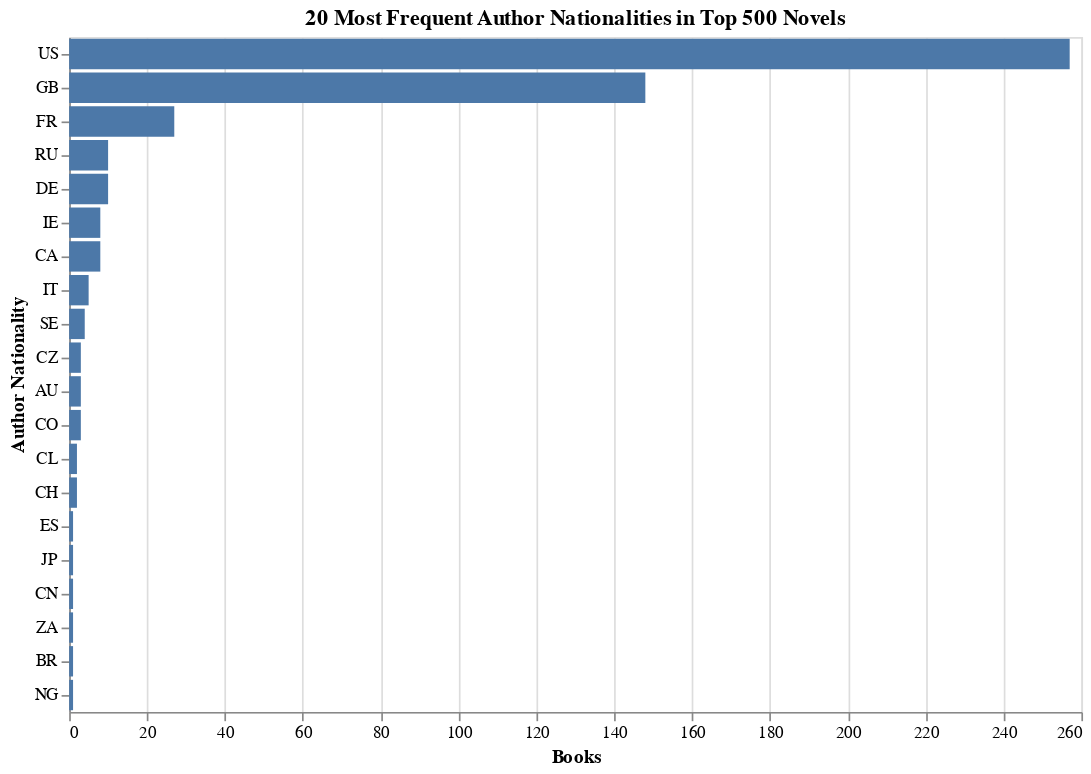

The cell this chart's notebook holds for it:
### Markdown cell above
## Distribution of Countries Where Top 500 Novel Authors are From

### Code cell
# replace missing values with unknown
df['author_nationality'].fillna('Unknown', inplace=True)

# frequency of each nationality
nationality_counts = df['author_nationality'].value_counts().reset_index()
nationality_counts.columns = ['author_nationality', 'count']

# bar graph to visualize top 20 nationalities
top_nationalities_chart = alt.Chart(nationality_counts.head(20)).mark_bar().encode(
    x=alt.X('count:Q', title='Books'),
    y=alt.Y('author_nationality:N', sort='-x', title='Author Nationality'),
    tooltip=['author_nationality', 'count']
).properties(
    title="20 Most Frequent Author Nationalities in Top 500 Novels",
    width=600,
    height=400
)

top_nationalities_chart

### Figure 1 — Vega-Lite specification as saved in the notebook (floating-point values rounded to 4 significant figures)
{"config": {"view": {"continuousWidth": 300, "continuousHeight": 300}}, "data": {"name": "data-6869a03dc1a778dcd8b37bd73143d370"}, "mark": {"type": "bar"}, "encoding": {"tooltip": [{"field": "author_nationality", "type": "nominal"}, {"field": "count", "type": "quantitative"}], "x": {"field": "count", "title": "Books", "type": "quantitative"}, "y": {"field": "author_nationality", "sort": "-x", "title": "Author Nationality", "type": "nominal"}}, "height": 400, "title": "20 Most Frequent Author Nationalities in Top 500 Novels", "width": 600, "$schema": "https://vega.github.io/schema/vega-lite/v5.20.1.json", "datasets": {"data-6869a03dc1a778dcd8b37bd73143d370": [{"author_nationality": "US", "count": 257}, {"author_nationality": "GB", "count": 148}, {"author_nationality": "FR", "count": 27}, {"author_nationality": "RU", "count": 10}, {"author_nationality": "DE", "count": 10}, {"author_nationality": "IE", "count": 8}, {"author_nationality": "CA", "count": 8}, {"author_nationality": "IT", "count": 5}, {"author_nationality": "SE", "count": 4}, {"author_nationality": "CZ", "count": 3}, {"author_nationality": "AU", "count": 3}, {"author_nationality": "CO", "count": 3}, {"author_nationality": "CL", "count": 2}, {"author_nationality": "CH", "count": 2}, {"author_nationality": "ES", "count": 1}, {"author_nationality": "JP", "count": 1}, {"author_nationality": "CN", "count": 1}, {"author_nationality": "ZA", "count": 1}, {"author_nationality": "BR", "count": 1}, {"author_nationality": "NG", "count": 1}]}}
